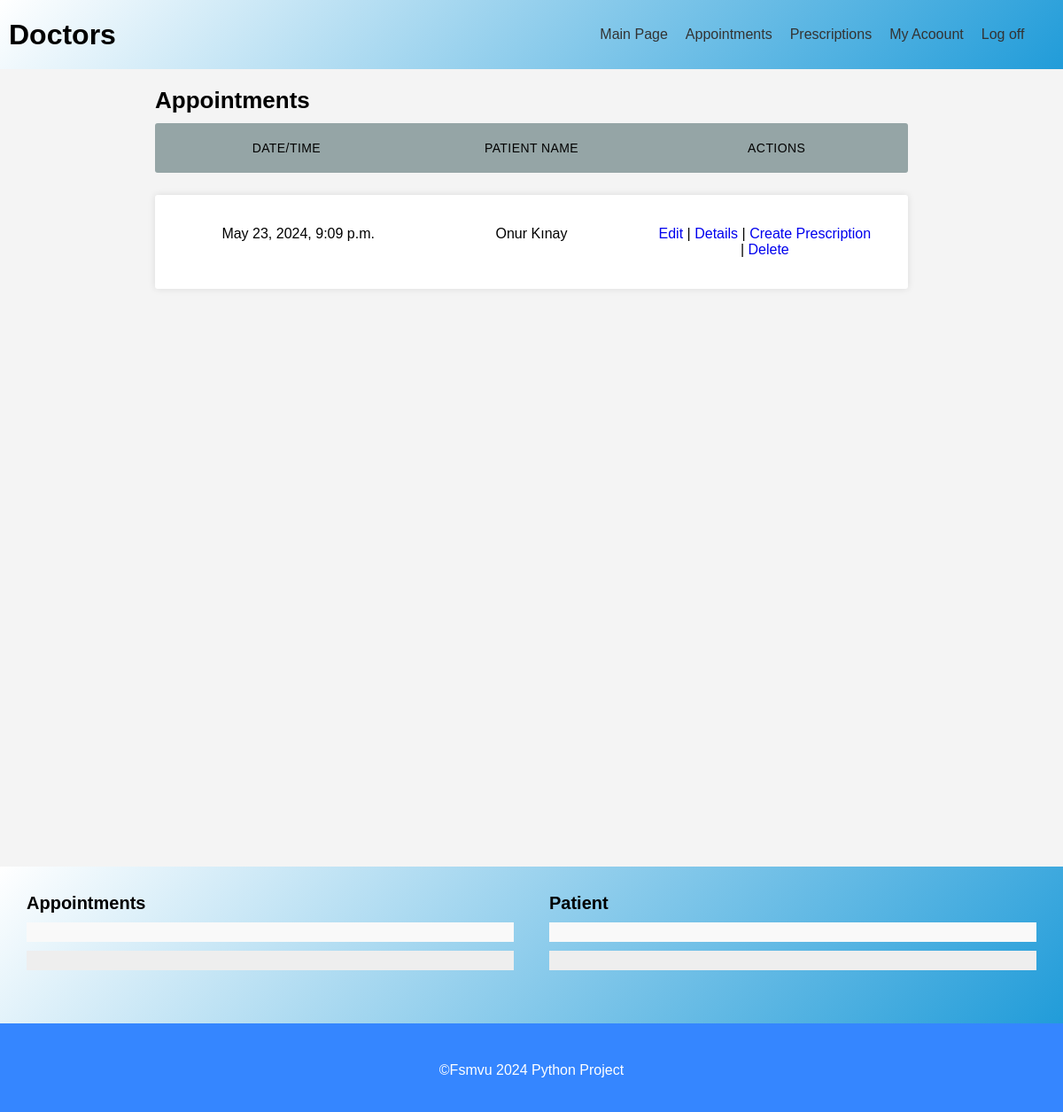
Page /Appointments/ (signed in) on the earlier database version.
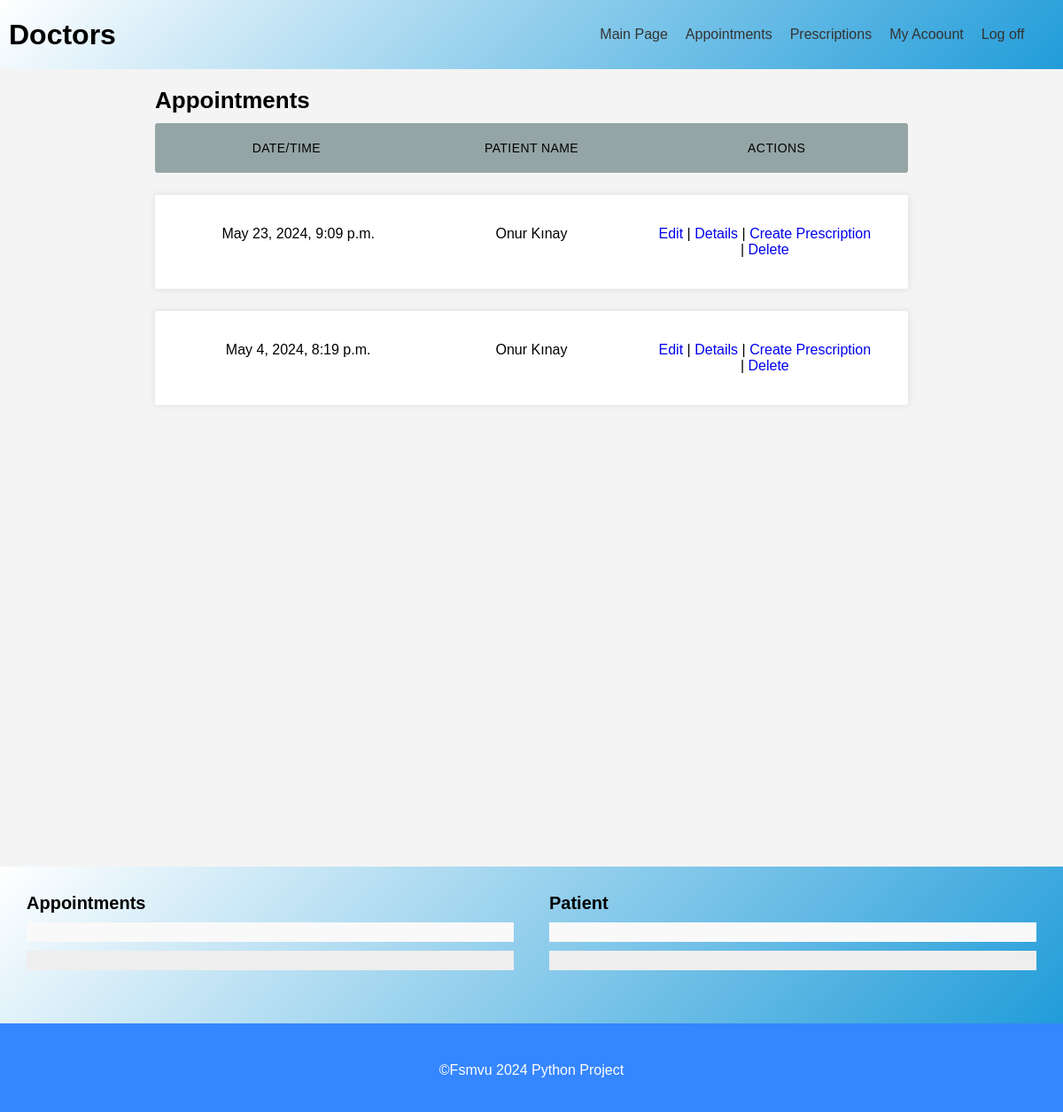
Same page on the later database version.
### appointment/models.py (models this page shows, shortened)
class Appointment(models.Model):
    ID = models.BigAutoField(primary_key=True)
    Description = models.TextField(verbose_name="Description")
    AppointmentDate = models.DateTimeField(verbose_name="Appointment Date")
    DoctorID = models.ForeignKey(Doctor,on_delete=models.PROTECT,verbose_name="Doctor")
    PatientID = models.ForeignKey(Patient,on_delete=models.PROTECT, verbose_name="Patient")
    IsVisible = models.BooleanField(default=True)
    class Meta:
        db_table = "appointment"

### patient/models.py (models this page shows, shortened)
class Patient(models.Model):
    ID = models.BigAutoField(primary_key=True)
    User = models.ForeignKey(settings.AUTH_USER_MODEL,on_delete=models.CASCADE,blank=True, null=True)
    DateOfBirth = models.DateField(verbose_name="Date of Birth")
    Gender = models.CharField(max_length=1, choices=GENDER_CHOICES)
    Blood_Group = models.CharField(max_length = 20,  choices = BLOOD_GROUPS, default = '1',verbose_name="Blood Group")
    Address =models.TextField()
    Phone = models.CharField(max_length=11)
    IsVisible = models.BooleanField(default=True)
    class Meta:
        db_table = "patient"

### appointment/views.py (the view)
# urls.py: path('',views.home,name=""),
@login_required
@user_passes_test(lambda u: is_member(u,["Admin","Patient","Doctor"]))
def home(request):
    context ={}
    if is_member(request.user,["Patient"]):
        patientID = Patient.objects.filter(User_id = request.user.id).values()[0]["ID"]
        context["dataset"] = Appointment.objects.filter(PatientID_id=patientID)
    elif is_member(request.user,["Doctor"]):
        doctorID = Doctor.objects.filter(User_id = request.user.id).values()[0]["ID"]
        context["dataset"] = Appointment.objects.filter(DoctorID_id = doctorID)
    else:
        context["dataset"] = Appointment.objects.all()
    return render(request, "appointment/home.html", context)

### appointment/views.py (called while the page is built)
def is_member(user, listgroup):
    return user.groups.filter(name__in=listgroup).exists()

### appointment/templates/appointment/home.html (shortened to what this page needs)
{% extends 'management_base.html' %}
{% load static %}
{% block content %}
  <section id="randevular">
    <div class="container">
      <h2 style="display:inline">Appointments</h2>
      <div class="bosluk"></div>
      <ul class="responsive-table">
        {% if dataset.count == 0 %}
          <p>No record</p>
        {% else %}
          <li class="table-header">
            <div class="col col-1">Date/Time</div>
            {% for group in request.user.groups.all %}
              {% if group.name == 'Doctor' %}
                <div class="col col-3">Patient Name</div>
              {% else %}
                <div class="col col-3">Doctor Name</div>
              {% endif %}
            {% endfor %}
            <div class="col col-6">Actions</div>
          </li>
          {% for data in dataset %}
            <li class="table-row">
              <div class="col col-1" data-label="Date">{{ data.AppointmentDate }}</div>
              {% for group in request.user.groups.all %}
                {% if group.name == 'Patient' %}
                  <div class="col col-3" data-label="Doctor Name">{{ data.DoctorID.User.first_name }} {{ data.DoctorID.User.last_name }}</div>
                {% else %}
                  <div class="col col-3" data-label="Doctor Name">{{ data.PatientID.User.first_name }} {{ data.PatientID.User.last_name }}</div>
                {% endif %}
              {% endfor %}
              <div class="col col-6" data-label="Change Appointment Operation">
                <a href="/Appointments/Edit/{{ data.ID }}">Edit</a> |
                <a class="getDetails" href="/Appointments/Details/{{ data.ID }}/">Details</a> |{% for group in request.user.groups.all %}
                  {% if group.name == 'Doctor' %}
                    <a href="/Prescriptions/Create/{{ data.ID }}/">Create Prescription</a> |
                  {% endif %}
                {% endfor %}
                <a class="deleteApp" href="/Appointments/Delete/{{ data.ID }}/">Delete</a>
              </div>
            </li>
          {% endfor %}
        {% endif %}
      </ul>
    </div>
  </section>
  <div id="ex1" class="modal" style="max-width:initial">
    <section id="ozel-sayfa" style="padding:0;margin-bottom:0">
      <div class="container" style="max-width:initial">
        <div class="hesap-bilgileri">
          <h3>Appointments</h3>
          <ul>
            <li class="dateApp"></li>
            <li class="descApp"></li>
          </ul>
        </div>
        {% for group in request.user.groups.all %}
          {% if group.name == 'Patient' %}
            <div class="kisisel-bilgiler">
              <h3>Doctor</h3>
              <ul>
                <li class="doctorNameSurname"></li>
                <li class="doctorDept"></li>
              </ul>
            </div>
          {% else %}
            <div class="kisisel-bilgiler">
              <h3>Patient</h3>
              <ul>
                <li class="patientNameSurname"></li>
                <li class="patientBlood"></li>
              </ul>
            </div>
          {% endif %}
        {% endfor %}
      </div>
    </section>
  </div>
{% endblock %}

### templates/headers/doctor.html
<header id="header">
  <h1>Doctors</h1>
  <nav class="ana-menu">
    <a href="/Management">Main Page</a>
    <a href="/Appointments">Appointments</a>
    <a href="/Prescriptions">Prescriptions</a>
    <a href="/Doctors/Edit">My Acoount</a>
    <a href="/Logout">Log off</a>
  </nav>
</header>

Differences in the rows shown:
added Appointment: AppointmentDate "May 4, 2024, 8:19 p.m.", PatientID.User.first_name "Onur", PatientID.User.last_name "Kınay"
